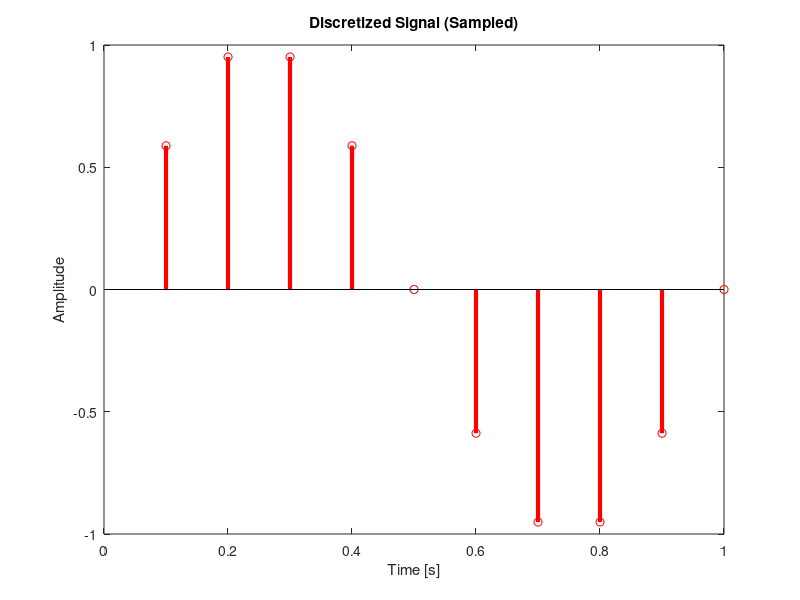

Recreate this plot in MATLAB. (Note: this script raises an error after producing the figure.)
%% PRACTICE 6.11b. DFT of a sinusoidal signal

clc; close all; clear all;
% Duration must cover at least one full period of the signal.
% Given f0 = 1 Hz (T = 1s), the minimum observation window is 1 second.
f0 = 1; 
duration = 1; 
% Since f0 = 1 Hz, the maximum frequency of interest (fmax) is 1 Hz.
fmax = 1; 
% Sampling Theorem (Nyquist Criterion): Applying an oversampling factor of 10.
fs = 10 * fmax; 
ts = 1 / fs;
% Time base (discrete time vector):
n = ts:ts:duration;
% Sampled signal at discrete-time values:
xn = sin(2 * pi * f0 * n);
% Time-domain representation:
stem(n, xn, 'r', 'LineWidth', 3);
title('Discretized Signal (Sampled)');
xlabel('Time [s]');
ylabel('Amplitude');
% Frequency Domain Analysis: DFT Computation
N = length(xn);
Xk = dft_vectorial(xn); % Assumes a vectorized DFT function exists
magnitude_spectrum = abs(Xk);
% Normalize the spectrum for relative analysis:
normalized_magnitude = magnitude_spectrum / max(magnitude_spectrum);
% Normalized DFT Plot:
% Frequency axis mapping from 0 to Fs:
f = linspace(0, fs, length(xn));
figure
stem(f, normalized_magnitude)
title('Normalized Magnitude Spectrum (Full Span)');
xlabel('Frequency [Hz]');
grid on;
% Visualization of the Normalized DFT limited to the Nyquist Frequency (Fs/2):
figure
stem(f, normalized_magnitude)
% Restricting the view to the non-redundant spectrum:
axis([0 fs/2 0 1.1]) 
title('Normalized Magnitude Spectrum (0 to f_s/2)');
xlabel('Frequency [Hz]');
grid minor;
